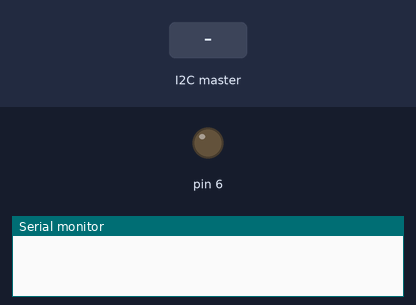
Recording of a sketch running on a simulated Arduino Uno, built with avr-gcc and run on an emulated ATmega328P. Parts: output pins drawn as LEDs (lit = HIGH), the last lines printed to the serial monitor. Inputs (shaded band) come from the test bench.

Above: at 1.2 s.
1.3 s: the I2C master sends the byte 1
At 1.6 s:
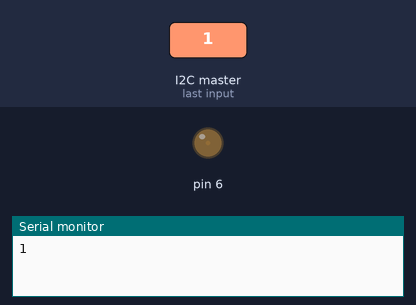
2.8 s: the I2C master sends the byte 90
At 3.9 s:
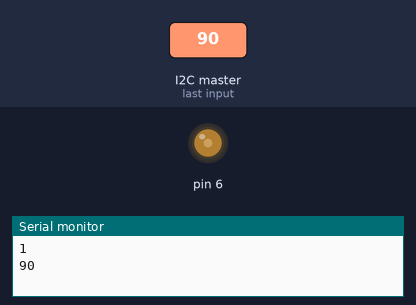
4.3 s: the I2C master sends the byte 200
At 5.1 s:
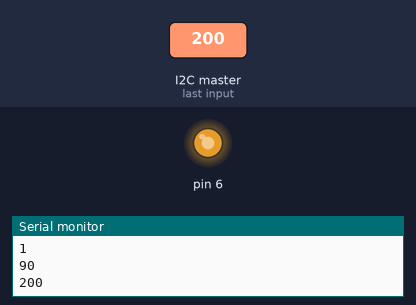
Timing chart, 0 to 7.3 s (numbered marks = the images above; inputs shaded):
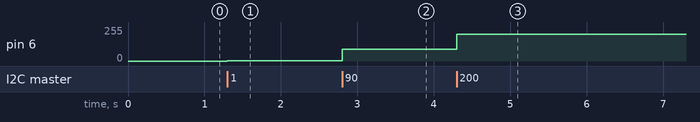

Measured:
- after the input at 1.3 s, pin 6: 0/255 → 1/255 at once
- after the input at 2.8 s, pin 6: 1/255 → 90/255 at once
- after the input at 4.3 s, pin 6: 90/255 → 200/255 at once

The sketch:

SLAVE.ino
```cpp
#include <Wire.h>

void setup() {
  Wire.begin(8);
  Wire.onReceive(receiveEvent);
  Serial.begin(9600);
  pinMode(6, OUTPUT);
}

void loop() {
  delay(100);
}

void receiveEvent(int howMany) {
  int x = Wire.read();
  Serial.println(x);
  analogWrite(6,x);
}
```
